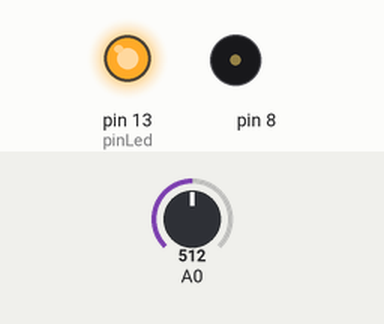
Recording of a sketch running on a simulated Arduino Uno, built with avr-gcc and run on an emulated ATmega328P. Shown: output pins drawn as LEDs (lit = HIGH), buzzer (waves = sounding). The test bench sets the inputs (shaded band); at power-on: A0 = 512.

Above: at 0.1 s.
At 5.1 s:
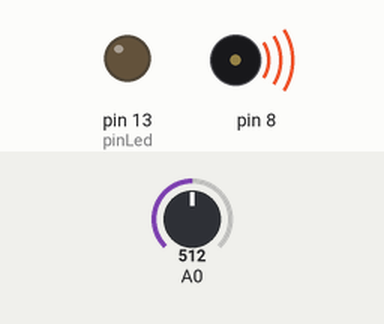
Timing chart, 0 to 6.6 s (numbered marks = the images above):
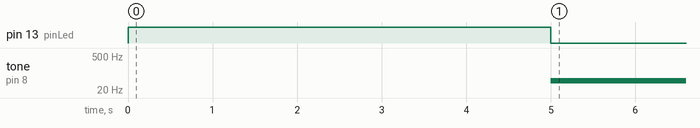

The sketch:

teremin.ino
```cpp
int valoreSensore;
int sensoreBasso = 1023;
int sensoreAlto = 0;
const  int pinLed = 13;

void setup() {
  pinMode(pinLed, OUTPUT);
  digitalWrite(pinLed, HIGH);
  while (millis() < 5000){
    valoreSensore = analogRead(A0);
    if (valoreSensore > sensoreAlto) {
      sensoreAlto = valoreSensore;
    }
    if (valoreSensore < sensoreBasso) {
      sensoreBasso = valoreSensore;
    }
  }
  digitalWrite(pinLed, LOW);
}

void loop() {
  valoreSensore = analogRead(A0);
  int pitch =
  map(valoreSensore,sensoreBasso,sensoreAlto,50,4000);
  tone(8,pitch,20);
  delay(10);
}
```

Measured:
- by itself, tone on pin 8: silent → 49 Hz at 5.0 s
